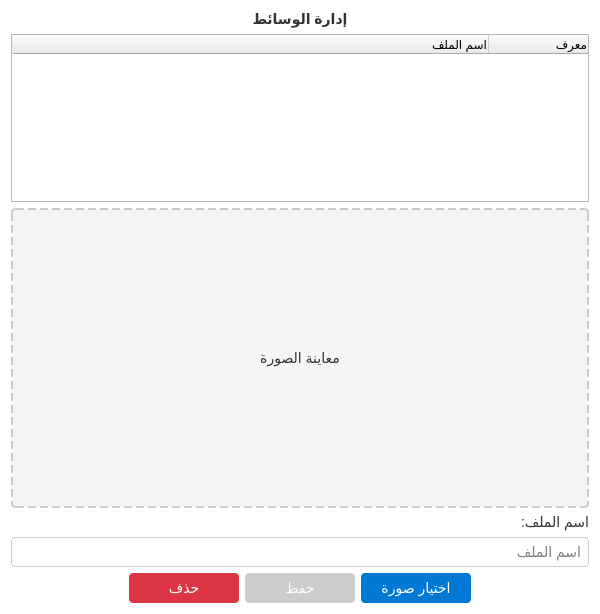
<?xml version="1.0" encoding="UTF-8"?>
<ui version="4.0">
 <class>Media</class>
 <widget class="QDialog" name="Media">
  <property name="geometry">
   <rect>
    <x>0</x>
    <y>0</y>
    <width>600</width>
    <height>614</height>
   </rect>
  </property>
  <property name="windowTitle">
   <string>إدارة الوسائط</string>
  </property>
  <property name="layoutDirection">
   <enum>Qt::RightToLeft</enum>
  </property>
  <property name="styleSheet">
   <string notr="true">QDialog {
    background-color: #ffffff;
}

QPushButton {
    background-color: #0078D4;
    color: #ffffff;
    border: none;
    padding: 5px 15px;
    border-radius: 4px;
    font-size: 14px;
    min-width: 80px;
}

QPushButton:hover {
    background-color: #1484D7;
}

QPushButton:pressed {
    background-color: #006BBF;
}

QPushButton:disabled {
    background-color: #ccc;
}

QLabel {
    color: #333333;
    font-size: 14px;
}

QLineEdit {
    padding: 5px;
    border: 1px solid #cccccc;
    border-radius: 4px;
    background-color: #ffffff;
    font-size: 14px;
}

QLineEdit:focus {
    border-color: #0078D4;
}</string>
  </property>
  <layout class="QVBoxLayout" name="verticalLayout">
   <item>
    <widget class="QLabel" name="title_label">
     <property name="font">
      <font>
       <pointsize>-1</pointsize>
       <weight>75</weight>
       <bold>true</bold>
      </font>
     </property>
     <property name="text">
      <string>إدارة الوسائط</string>
     </property>
     <property name="alignment">
      <set>Qt::AlignCenter</set>
     </property>
    </widget>
   </item>
   <item>
    <widget class="QTableWidget" name="media_table">
     <property name="minimumSize">
      <size>
       <width>0</width>
       <height>150</height>
      </size>
     </property>
     <property name="styleSheet">
      <string notr="true"/>
     </property>
     <property name="selectionBehavior">
      <enum>QAbstractItemView::SelectRows</enum>
     </property>
     <attribute name="horizontalHeaderStretchLastSection">
      <bool>true</bool>
     </attribute>
     <column>
      <property name="text">
       <string>معرف</string>
      </property>
      <property name="textAlignment">
       <set>AlignTrailing|AlignVCenter</set>
      </property>
     </column>
     <column>
      <property name="text">
       <string>اسم الملف</string>
      </property>
      <property name="textAlignment">
       <set>AlignTrailing|AlignVCenter</set>
      </property>
     </column>
    </widget>
   </item>
   <item>
    <layout class="QHBoxLayout" name="horizontalLayout_2"/>
   </item>
   <item>
    <widget class="QLabel" name="image_preview_label">
     <property name="minimumSize">
      <size>
       <width>400</width>
       <height>300</height>
      </size>
     </property>
     <property name="styleSheet">
      <string notr="true">QLabel {
    border: 2px dashed #cccccc;
    border-radius: 4px;
    background-color: #f5f5f5;
}</string>
     </property>
     <property name="text">
      <string>معاينة الصورة</string>
     </property>
     <property name="alignment">
      <set>Qt::AlignCenter</set>
     </property>
    </widget>
   </item>
   <item>
    <widget class="QLabel" name="name_label">
     <property name="text">
      <string>اسم الملف:</string>
     </property>
    </widget>
   </item>
   <item>
    <widget class="QLineEdit" name="media_name_input">
     <property name="minimumSize">
      <size>
       <width>200</width>
       <height>30</height>
      </size>
     </property>
     <property name="placeholderText">
      <string>اسم الملف</string>
     </property>
    </widget>
   </item>
   <item>
    <layout class="QHBoxLayout" name="horizontalLayout">
     <item>
      <spacer name="horizontalSpacer">
       <property name="orientation">
        <enum>Qt::Horizontal</enum>
       </property>
       <property name="sizeHint" stdset="0">
        <size>
         <width>40</width>
         <height>20</height>
        </size>
       </property>
      </spacer>
     </item>
     <item>
      <widget class="QPushButton" name="select_image_btn">
       <property name="minimumSize">
        <size>
         <width>110</width>
         <height>30</height>
        </size>
       </property>
       <property name="text">
        <string>اختيار صورة</string>
       </property>
      </widget>
     </item>
     <item>
      <widget class="QPushButton" name="save_btn">
       <property name="enabled">
        <bool>false</bool>
       </property>
       <property name="minimumSize">
        <size>
         <width>110</width>
         <height>30</height>
        </size>
       </property>
       <property name="text">
        <string>حفظ</string>
       </property>
      </widget>
     </item>
     <item>
      <widget class="QPushButton" name="delete_btn">
       <property name="minimumSize">
        <size>
         <width>110</width>
         <height>30</height>
        </size>
       </property>
       <property name="styleSheet">
        <string notr="true">QPushButton {
    background-color: #dc3545;
}
QPushButton:hover {
    background-color: #c82333;
}
QPushButton:pressed {
    background-color: #bd2130;
}</string>
       </property>
       <property name="text">
        <string>حذف</string>
       </property>
      </widget>
     </item>
     <item>
      <spacer name="horizontalSpacer_2">
       <property name="orientation">
        <enum>Qt::Horizontal</enum>
       </property>
       <property name="sizeHint" stdset="0">
        <size>
         <width>40</width>
         <height>20</height>
        </size>
       </property>
      </spacer>
     </item>
    </layout>
   </item>
  </layout>
 </widget>
 <resources/>
 <connections/>
</ui>
